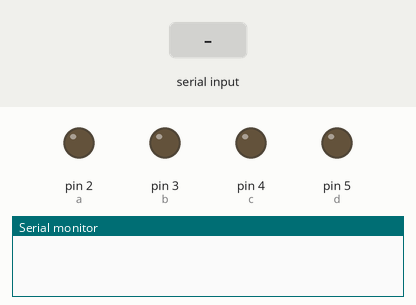
Simulated run of this sketch. Board: Arduino Uno, built with avr-gcc and run on an emulated ATmega328P. Parts: output pins drawn as LEDs (lit = HIGH), the last lines printed to the serial monitor. The test bench sets the inputs (shaded band).

Above: at 1.2 s.
1.3 s: "up" received over Serial
At 3.5 s:
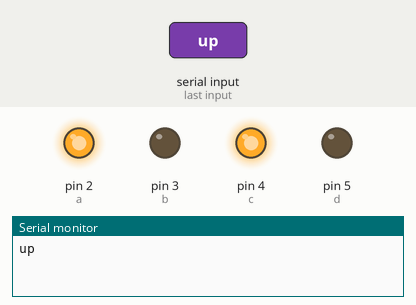
3.8 s: "left" received over Serial
At 5.6 s:
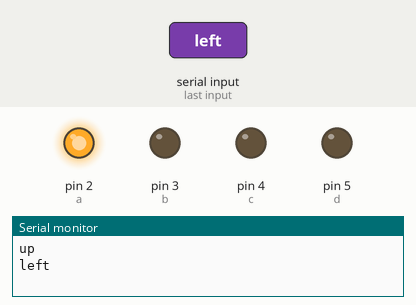
6.3 s: "right" received over Serial
At 7.6 s:
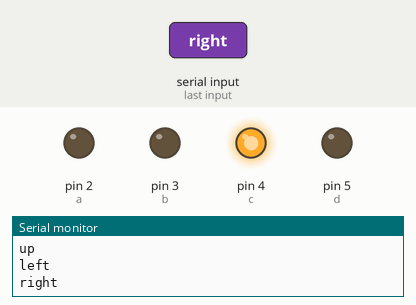
8.8 s: "back" received over Serial
At 10.7 s:
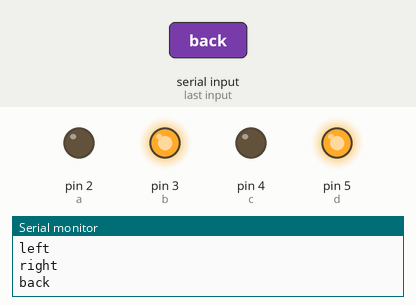
Timing chart, 0 to 12.2 s (numbered marks = the images above; inputs shaded):
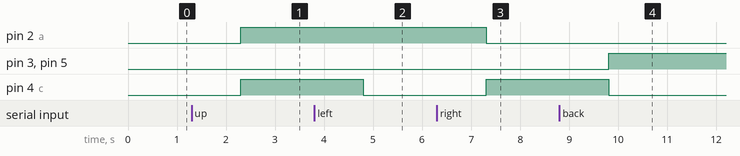

Measured:
- after the input at 1.3 s, pin 2 (a), pin 4 (c): LOW → HIGH after 1.0 s
- after the input at 3.8 s, pin 4 (c): HIGH → LOW after 1.0 s
- after the input at 6.3 s, pin 2 (a): HIGH → LOW after 1.0 s; pin 4 (c): LOW → HIGH after 1.0 s
- after the input at 8.8 s, pin 3 (b), pin 5 (d): LOW → HIGH after 1.0 s; pin 4 (c): HIGH → LOW after 1.0 s

The sketch:

arudino_with_remote_contrrol_motor.ino
```cpp
int a=2;
int b=3;
int c=4;
int d=5;
String value;
void setup() {
  // put your setup code here, to run once:
  pinMode(a,OUTPUT);
  pinMode(b,OUTPUT);
  pinMode(c,OUTPUT);
  pinMode(d,OUTPUT);
  Serial.begin(9600);
}
void loop(){
  if (Serial.available())
    {
      value=Serial.readString();
  if(value=="up")
  {
    Serial.println(value);
    digitalWrite(a,HIGH);
    digitalWrite(b,LOW);
    digitalWrite(c,HIGH);
    digitalWrite(d,LOW);
  }
  if(value=="left")
  {
    Serial.println(value);
    digitalWrite(a,HIGH);
    digitalWrite(b,LOW);
    digitalWrite(c,LOW);
    digitalWrite(d,LOW);

  }
  if(value=="right")
  {
    Serial.println(value);
    digitalWrite(a,LOW);
    digitalWrite(b,LOW);
    digitalWrite(c,HIGH);
    digitalWrite(d,LOW);
  }
  if(value=="back")
  {
    Serial.println(value);
    digitalWrite(a,LOW);
    digitalWrite(b,HIGH);
    digitalWrite(c,LOW);
    digitalWrite(d,HIGH);
  }
  if(value=="summa")
  {
    Serial.println(value);
    digitalWrite(a,LOW);
    digitalWrite(b,LOW);
    digitalWrite(c,LOW);
    digitalWrite(d,LOW);

  }
}
}
```
